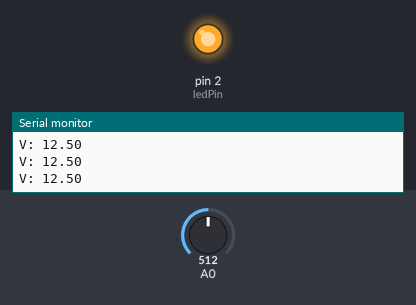
Recording of a sketch running on a simulated Arduino Uno, built with avr-gcc and run on an emulated ATmega328P. Shown: output pins drawn as LEDs (lit = HIGH), the last lines printed to the serial monitor. The inputs (shaded band) are chosen by the test bench; at power-on: A0 = 512.

Above: at 1.2 s.
1.3 s: A0 set to 0
At 2.5 s:
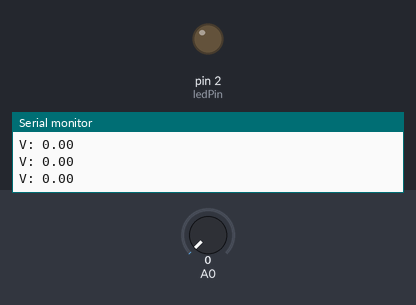
2.8 s: A0 set to 122
At 3.9 s:
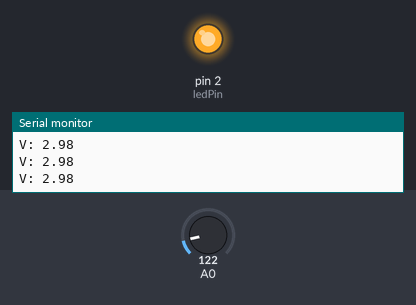
Timing chart, 0 to 5.8 s (numbered marks = the images above; inputs shaded):
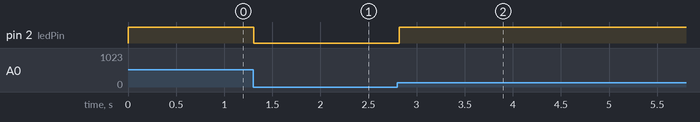

The sketch:

Voltage_measure_code.ino
```cpp
float vout = 0.0;
float vin = 0.0;
float R1 = 30000.0;
float R2 = 7500.0;
int value = 0;
int ledPin = 2;  // LED를 연결할 디지털 핀

void setup() {
  Serial.begin(9600); // PC 모니터로 전압값을 쉽게 확인하기 위하여 시리얼 통신을 설정
  pinMode(A0, INPUT); // 전압 센서 입력
  pinMode(ledPin, OUTPUT);  // LED 출력으로 설정
}

void loop() {
  value = analogRead(A0);
  vout = (value * 5.0) / 1024.0;  // 전압값을 계산하는 공식
  vin = vout / ( R2 / ( R1 + R2) );

  Serial.print("V: ");
  Serial.println(vin); // 현재 전압값을 출력

  if (vin >= 0.0001) {
    digitalWrite(ledPin, HIGH);  // LED 켜기
  } else {
    digitalWrite(ledPin, LOW);
  }

  delay(100);
}
```

Measured:
- after the input at 1.3 s, pin 2 (ledPin): HIGH → LOW at once
- after the input at 2.8 s, pin 2 (ledPin): LOW → HIGH at once
